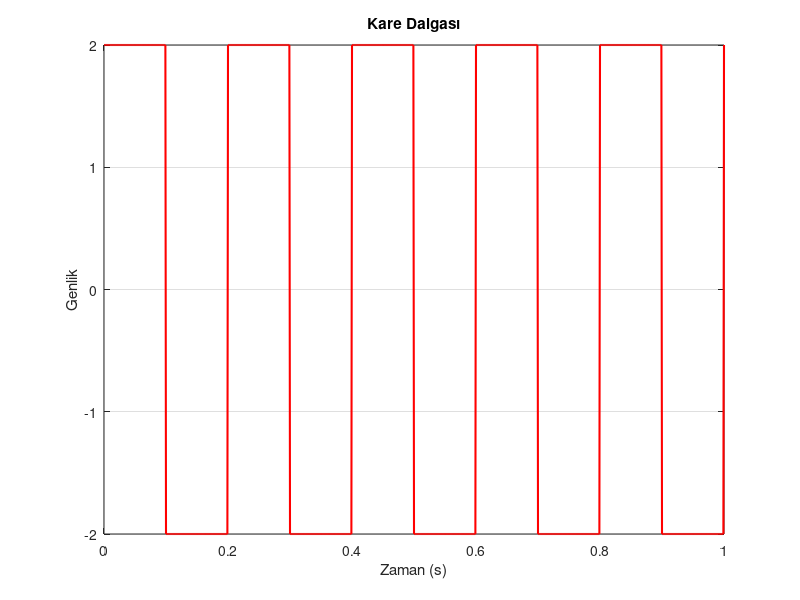

MATLAB code for this plot:
clc; clear; close all;

fs = 1000;  % Örnekleme frekansı
t = 0:1/fs:1;  % Zaman vektörü

f = 5;  % Frekans (Hz)
A = 2;  % Genlik

y = A * square(2 * pi * f * t);  % Kare dalga üretimi

figure;
plot(t, y, 'r', 'LineWidth', 1.5);
xlabel('Zaman (s)');
ylabel('Genlik');
title('Kare Dalgası');
grid on;
